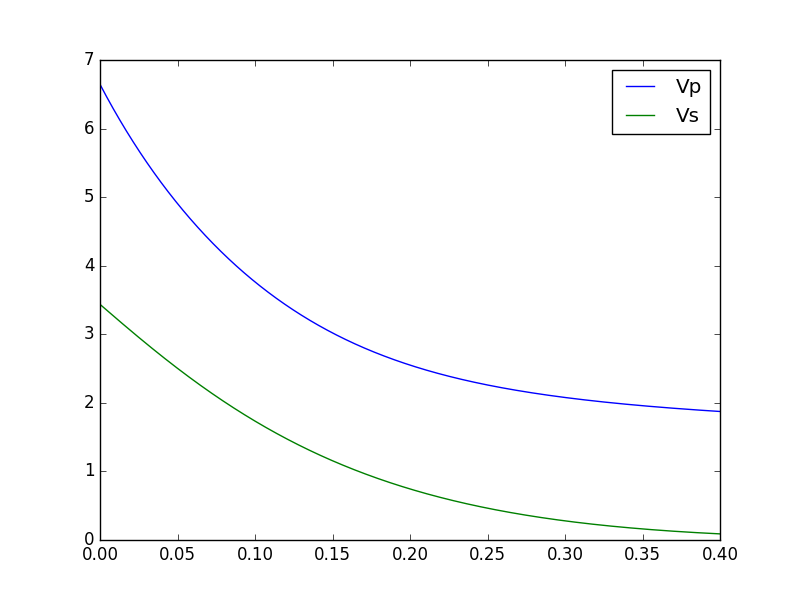

Here is the Python script that generated this plot:
import numpy as np
import matplotlib.pyplot as plt

# Cython implementation
# from cDEM import DEM
# Python implementation
from DEM import DEM

import Gassmann

# Matrix properties
Km = 77.0 # GPa
Gm = 32.0 # GPa
rhom = 2.71 # g/cm3

# Fluid properties
Kf = 3.0 # GPa
rhof = 1.0 # g/cm3

# Porosity
phimax = 0.4

# Inclusion properties
# In this example a mixture of three inclusion types are used:
# - 30% of 0.02 aspect ratio
# - 50% of 0.15 aspect ratio
# - 20% of 0.80 aspect ratio
alphas = np.array([0.01, 0.15, 0.8])
volumes = np.array([0.3, 0.5, 0.2])*phimax

# Dry inclusions
Kis = np.zeros(len(alphas), dtype=float)
Gis = np.zeros(len(alphas), dtype=float)

# The DEM function returns the bulk and shear moduli along with the porosity array to match them.
# The porosity array is not regularly spaced. If you need so, you should reinterpolate.
K, G, phi = DEM(Km, Gm, Kis, Gis, alphas, volumes)

rho = (1.0 - phi)*rhom + phi*rhof
Ks = Gassmann.Ks(K, Km, Kf, phi)

Vp = np.sqrt((Ks + 4.0*G/3.0)/rho)
Vs = np.sqrt(G/rho)

plt.plot(phi, Vp, 'b', label='Vp')
plt.plot(phi, Vs, 'g', label='Vs')

plt.legend()

plt.show()
